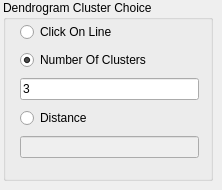
       <widget class="QFrame" name="choiceFrame">
        <property name="sizePolicy">
         <sizepolicy hsizetype="MinimumExpanding" vsizetype="Preferred">
          <horstretch>0</horstretch>
          <verstretch>0</verstretch>
         </sizepolicy>
        </property>
        <property name="frameShape">
         <enum>QFrame::NoFrame</enum>
        </property>
        <property name="frameShadow">
         <enum>QFrame::Raised</enum>
        </property>
        <widget class="QGroupBox" name="choiceBox">
         <property name="geometry">
          <rect>
           <x>3</x>
           <y>0</y>
           <width>210</width>
           <height>181</height>
          </rect>
         </property>
         <property name="sizePolicy">
          <sizepolicy hsizetype="MinimumExpanding" vsizetype="Preferred">
           <horstretch>0</horstretch>
           <verstretch>0</verstretch>
          </sizepolicy>
         </property>
         <property name="styleSheet">
          <string notr="true"/>
         </property>
         <property name="title">
          <string>Dendrogram Cluster Choice</string>
         </property>
         <widget class="QWidget" name="layoutWidget5">
          <property name="geometry">
           <rect>
            <x>17</x>
            <y>20</y>
            <width>179</width>
            <height>145</height>
           </rect>
          </property>
          <layout class="QVBoxLayout" name="clusterLayout">
           <item>
            <widget class="QRadioButton" name="choiceClick">
             <property name="toolTip">
              <string>&lt;html&gt;&lt;head/&gt;&lt;body&gt;&lt;p&gt;After the dendrogram is drawn, click on the figure to select the clusters. An imaginary horizontal line is drawn at the click location. The number of vertical lines it intersects with determines the number of clusters. If you click very low in the figure, you can select hundreds of clusters which will take a very long time to process and which will create hundreds of CTH plot windows. You will probably exceed the maximum number of windows a process is allowed to open (which may be 256) if you do this.&lt;/p&gt;&lt;/body&gt;&lt;/html&gt;</string>
             </property>
             <property name="text">
              <string>Click On Line</string>
             </property>
             <property name="checked">
              <bool>false</bool>
             </property>
             <attribute name="buttonGroup">
              <string notr="true">choiceButtonGroup</string>
             </attribute>
            </widget>
           </item>
           <item>
            <widget class="QRadioButton" name="choiceNum">
             <property name="toolTip">
              <string>&lt;html&gt;&lt;head/&gt;&lt;body&gt;&lt;p&gt;Enter the number of clusters you want the CTHs to be grouped into.&lt;/p&gt;&lt;/body&gt;&lt;/html&gt;</string>
             </property>
             <property name="text">
              <string>Number Of Clusters</string>
             </property>
             <property name="checked">
              <bool>true</bool>
             </property>
             <attribute name="buttonGroup">
              <string notr="true">choiceButtonGroup</string>
             </attribute>
            </widget>
           </item>
           <item>
            <widget class="QLineEdit" name="choiceEnterNum">
             <property name="enabled">
              <bool>true</bool>
             </property>
             <property name="toolTip">
              <string>&lt;html&gt;&lt;head/&gt;&lt;body&gt;Leave this blank to be prompted for the number of clusters later</string>
             </property>
             <property name="text">
              <string>3</string>
             </property>
            </widget>
           </item>
           <item>
            <widget class="QRadioButton" name="choiceDist">
             <property name="toolTip">
              <string>&lt;html&gt;&lt;head/&gt;&lt;body&gt;&lt;p&gt;The Y axis is the dendrogram is the distance between leaves in the dendrogram. Enter the value you wish to use to determine the clusters. This is similar to Click On Line.  Leave the distance box below blank of you want to wait until after the dendrogram is drawn. &lt;/p&gt;&lt;/body&gt;&lt;/html&gt;</string>
             </property>
             <property name="text">
              <string>Distance</string>
             </property>
             <attribute name="buttonGroup">
              <string notr="true">choiceButtonGroup</string>
             </attribute>
            </widget>
           </item>
           <item>
            <widget class="QLineEdit" name="choiceEnterDist">
             <property name="enabled">
              <bool>false</bool>
             </property>
             <property name="toolTip">
              <string>&lt;html&gt;&lt;head/&gt;&lt;body&gt;Leave this blank to be prompted for the height later</string>
             </property>
            </widget>
           </item>
          </layout>
         </widget>
        </widget>
       </widget>
